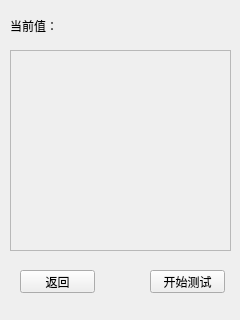
<?xml version="1.0" encoding="UTF-8"?>
<ui version="4.0">
 <class>BloodGauge</class>
 <widget class="QWidget" name="BloodGauge">
  <property name="geometry">
   <rect>
    <x>0</x>
    <y>0</y>
    <width>240</width>
    <height>320</height>
   </rect>
  </property>
  <property name="windowTitle">
   <string>mainFrame</string>
  </property>
  <widget class="QFrame" name="frame">
   <property name="geometry">
    <rect>
     <x>10</x>
     <y>50</y>
     <width>221</width>
     <height>201</height>
    </rect>
   </property>
   <property name="frameShape">
    <enum>QFrame::StyledPanel</enum>
   </property>
   <property name="frameShadow">
    <enum>QFrame::Raised</enum>
   </property>
  </widget>
  <widget class="QPushButton" name="startBtn">
   <property name="geometry">
    <rect>
     <x>150</x>
     <y>270</y>
     <width>75</width>
     <height>23</height>
    </rect>
   </property>
   <property name="text">
    <string>开始测试</string>
   </property>
  </widget>
  <widget class="QPushButton" name="backBtn">
   <property name="geometry">
    <rect>
     <x>20</x>
     <y>270</y>
     <width>75</width>
     <height>23</height>
    </rect>
   </property>
   <property name="text">
    <string>返回</string>
   </property>
  </widget>
  <widget class="QLabel" name="label">
   <property name="geometry">
    <rect>
     <x>10</x>
     <y>10</y>
     <width>121</width>
     <height>31</height>
    </rect>
   </property>
   <property name="text">
    <string>当前值：</string>
   </property>
  </widget>
 </widget>
 <layoutdefault spacing="6" margin="11"/>
 <resources/>
 <connections/>
</ui>
